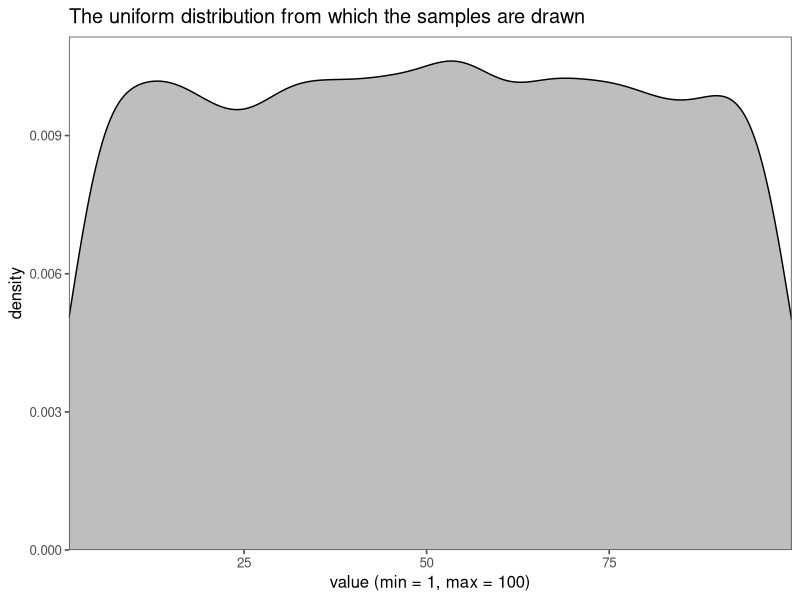
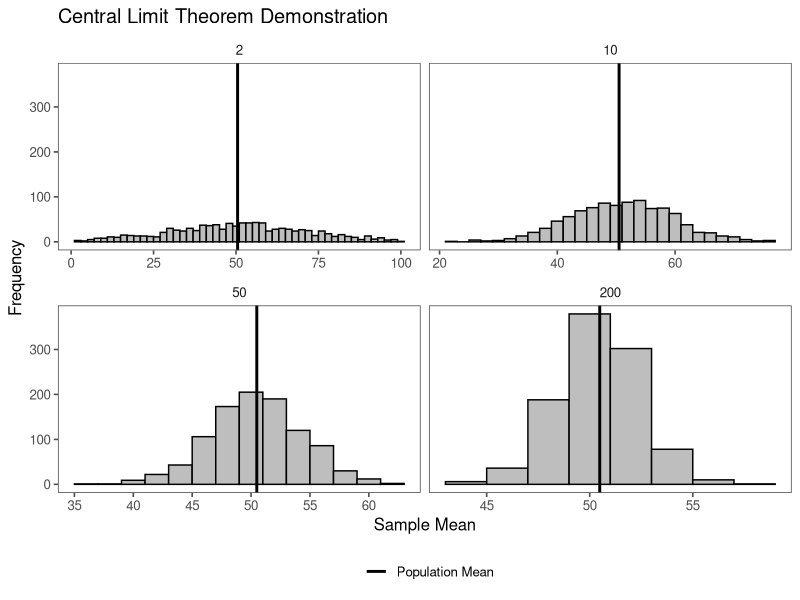
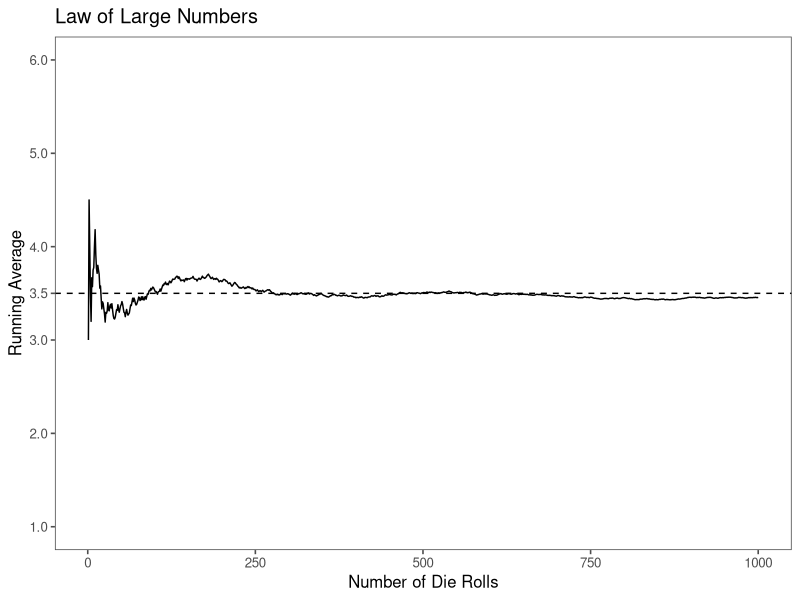

Write the R code that produced these figures, in order.
## ---- chunk 1
#| label: setup
#| include: false

library(tidyverse)
library(ggthemes)

## ---- chunk 2

# Set the parameters for the population distribution
population_size <- 10000  # Size of the population
population_distribution <- runif(population_size, min = 1, max = 100)  # Uniform distribution

ggplot(data = data.frame(x = population_distribution),aes(x))+
  geom_density(fill = "gray")+
  scale_x_continuous(expand = c(0,0,0,0))+
  scale_y_continuous(expand = c(0,0,0.05,0))+
  labs(
    title = "The uniform distribution from which the samples are drawn",
    x = "value (min = 1, max = 100)"
      )+
  theme_few()
## ---- chunk 3

# Number of samples to take
num_samples <- 1000

# Set the sample sizes for each iteration
sample_sizes <- c(2, 10, 50,200)

# Create a data frame to store results
results <- data.frame()

# Simulate sampling and calculate sample means
for (sample_size in sample_sizes) {
  sample_means <- replicate(num_samples, mean(sample(population_distribution, sample_size)))
  result <- data.frame(Sample_Size = sample_size, Sample_Means = sample_means)
  results <- bind_rows(results, result)
}

# Plot the CLT demonstration using ggplot2
ggplot(results, aes(x = Sample_Means)) +
  geom_histogram(binwidth = 2, fill = "gray", color = "black") +
  facet_wrap(~ Sample_Size, scales = "free_x") +
  geom_vline(aes(xintercept = mean(population_distribution), color = "Population Mean"), linetype = "solid", size = 1,key_glyph = draw_key_path) +
  scale_color_manual(values = c("Population Mean" = "black")) +
  labs(
    title = "Central Limit Theorem Demonstration",
    x = "Sample Mean",
    y = "Frequency",
    color = ""
  ) +
  theme_few()+
  theme(legend.position = "bottom")
## ---- chunk 4

# Number of die rolls to simulate
num_rolls <- 1000

# Simulate die rolls
set.seed(123)  # For reproducibility
die_rolls <- sample(1:6, num_rolls, replace = TRUE)

# Calculate running average
running_average <- cumsum(die_rolls) / (1:num_rolls)

# Create a data frame
rolls_data <- data.frame(
  Roll_Number = 1:num_rolls,
  Die_Result = die_rolls,
  Running_Average = running_average
)

# Create a plot using ggplot2
ggplot(rolls_data, aes(x = Roll_Number)) +
  geom_line(aes(y = Running_Average)) +
  geom_hline(yintercept = 3.5, linetype = "dashed") +
  labs(
    title = "Law of Large Numbers",
    x = "Number of Die Rolls",
    y = "Running Average"
  ) +
  scale_y_continuous(breaks = c(1,2,3,3.5,4,5,6),
                     limits = c(1,6))+
  theme_few()
